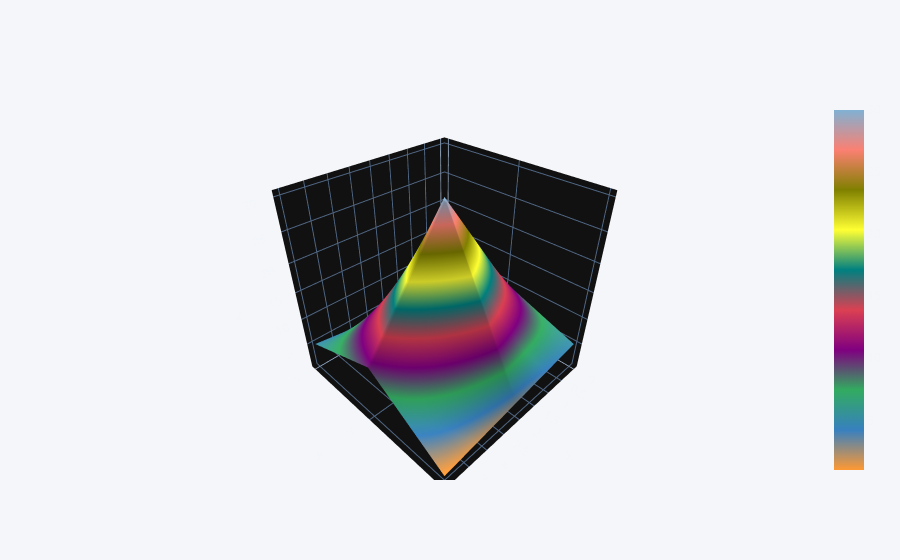

Notebook cell for this chart:
### Code cell
df3.iplot(kind='surface')

### Figure 1 — Plotly figure (JSON) as saved in the notebook; plotly's stock layout.template omitted (floating-point values rounded to 4 significant figures)
{"data": [{"colorscale": [[0.0, "rgb(255, 153, 51)"], [0.1111, "rgb(55, 128, 191)"], [0.2222, "rgb(50, 171, 96)"], [0.3333, "rgb(128, 0, 128)"], [0.4444, "rgb(219, 64, 82)"], [0.5556, "rgb(0, 128, 128)"], [0.6667, "rgb(255, 255, 51)"], [0.7778, "rgb(128, 128, 0)"], [0.8889, "rgb(251, 128, 114)"], [1.0, "rgb(128, 177, 211)"]], "x": [0, 1, 2, 3, 4], "y": ["x", "y", "c"], "z": [[1, 2, 3, 4, 5], [10, 20, 30, 20, 10], [5, 4, 3, 2, 1]], "type": "surface"}], "layout": {"legend": {"bgcolor": "#F5F6F9", "font": {"color": "#4D5663"}}, "paper_bgcolor": "#F5F6F9", "plot_bgcolor": "#F5F6F9", "title": {"font": {"color": "#4D5663"}}, "xaxis": {"gridcolor": "#E1E5ED", "showgrid": true, "tickfont": {"color": "#4D5663"}, "title": {"font": {"color": "#4D5663"}, "text": ""}, "zerolinecolor": "#E1E5ED"}, "yaxis": {"gridcolor": "#E1E5ED", "showgrid": true, "tickfont": {"color": "#4D5663"}, "title": {"font": {"color": "#4D5663"}, "text": ""}, "zerolinecolor": "#E1E5ED"}}}
